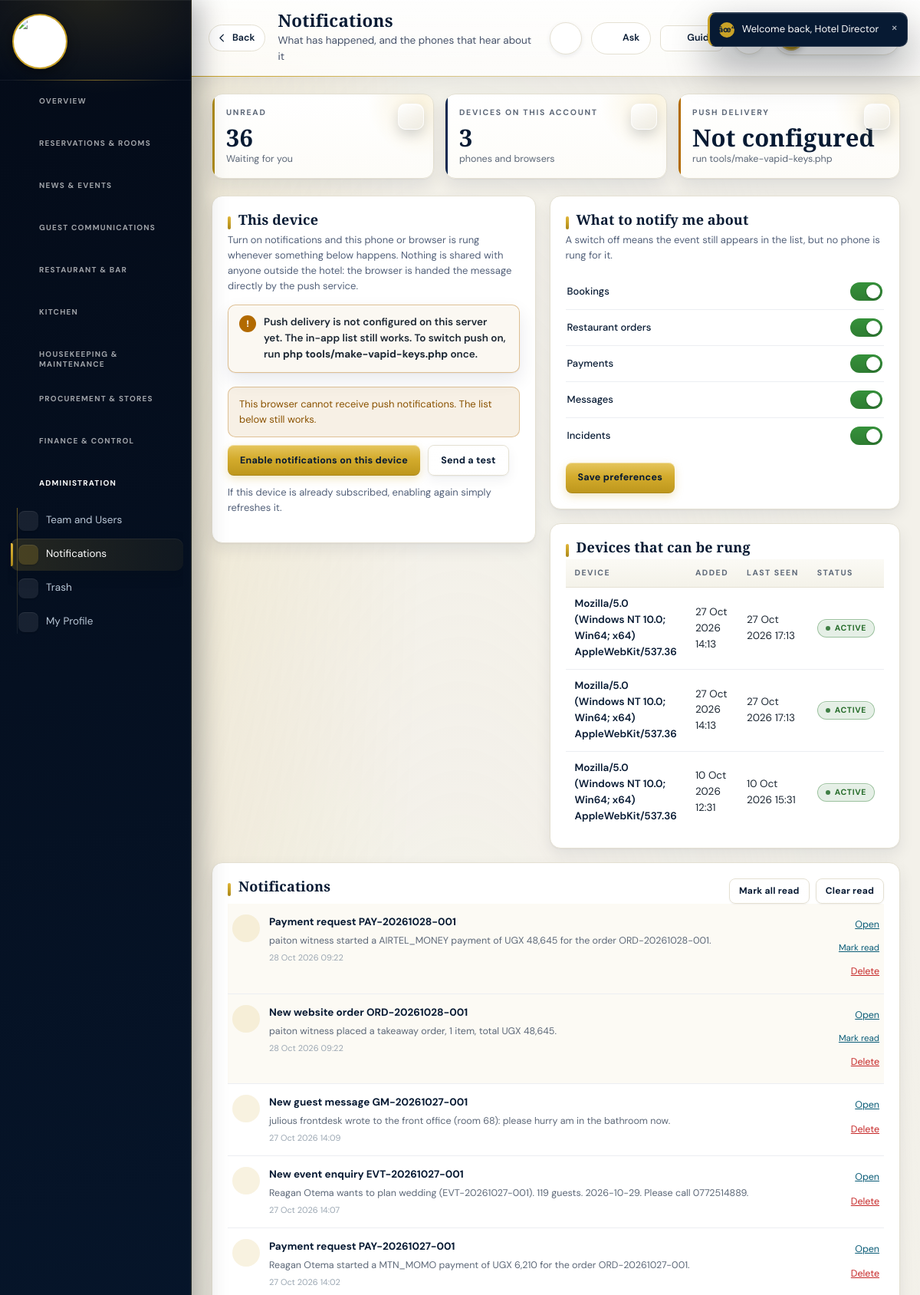
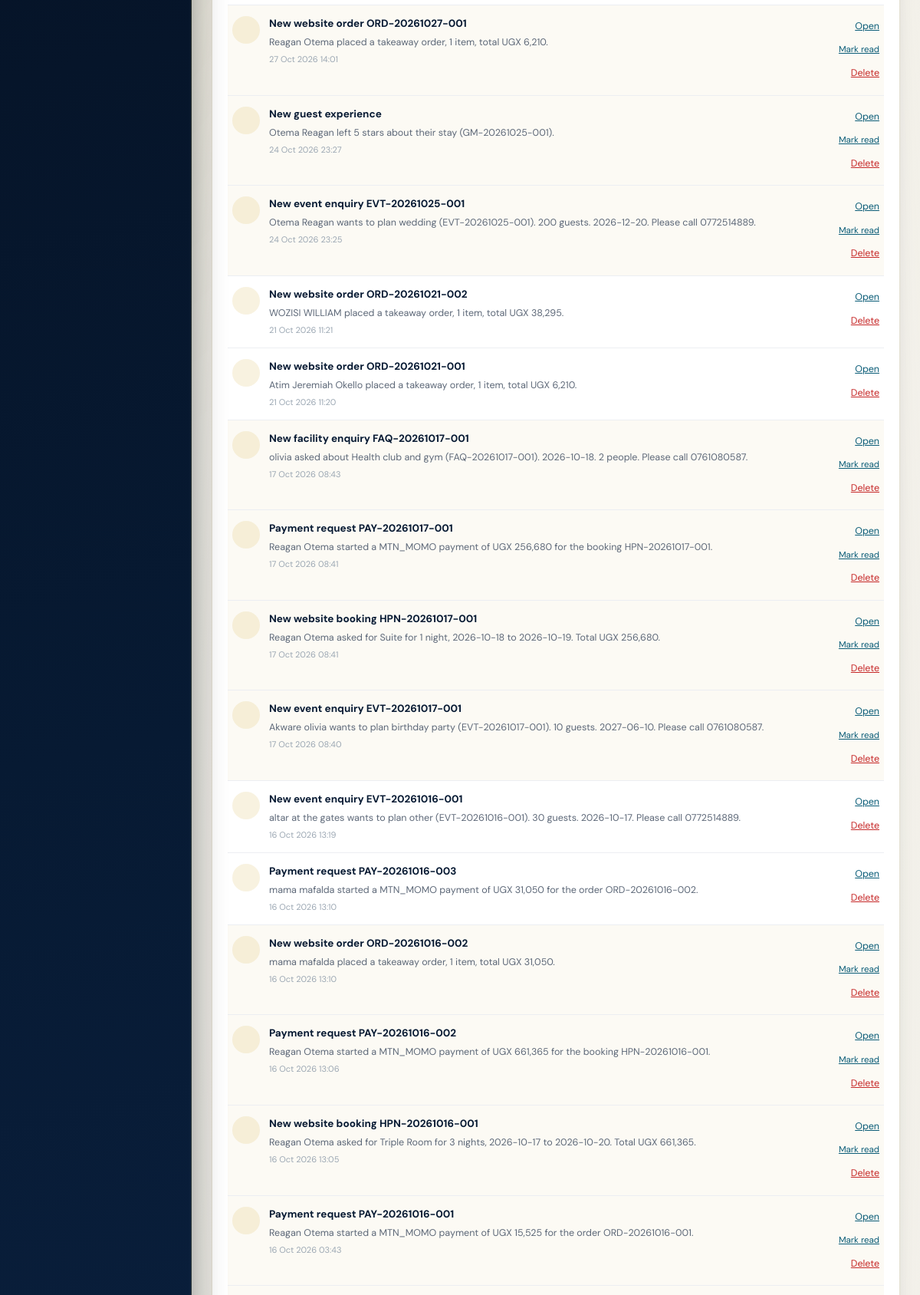
/backend-php/index.php?page=notifications (signed in, upper part), run on the app's committed database (2 pictures, top to bottom).
### tables this page shows
CREATE TABLE `notification_devices` (
  `id` bigint(20) UNSIGNED NOT NULL,
  `user_id` bigint(20) UNSIGNED NOT NULL,
  `platform` enum('web','android','ios','other') NOT NULL,
  `push_token` varchar(500) NOT NULL,
  `p256dh` varchar(255) DEFAULT NULL,
  `auth` varchar(255) DEFAULT NULL,
  `active` tinyint(1) DEFAULT 1,
  `user_agent` varchar(255) DEFAULT NULL,
  `last_seen_at` datetime DEFAULT NULL,
  `created_at` timestamp NOT NULL DEFAULT current_timestamp()
);

CREATE TABLE `notifications` (
  `id` bigint(20) UNSIGNED NOT NULL,
  `user_id` bigint(20) UNSIGNED NOT NULL,
  `type` varchar(100) NOT NULL,
  `title` varchar(190) NOT NULL,
  `body` text NOT NULL,
  `data` longtext DEFAULT NULL CHECK (json_valid(`data`)),
  `read_at` datetime DEFAULT NULL,
  `created_at` timestamp NULL DEFAULT current_timestamp()
);

### backend-php/modules/notifications.php (the view, shortened to what the rows shown need)
<?php
require_once __DIR__.'/../app/notify.php';
$u=current_user();
$uid=(int)($u['id']??0);
$installed=notify_ready();
$items=$installed?notify_list($uid,40):[];
$devices=$installed?notify_devices($uid):[];
page_head('Notifications','notifications','What has happened, and the phones that hear about it');
echo '<div class="twoCol">';
echo '<div class="panel"><h2>This device</h2>';
echo '</div>';
echo '<div>';
 echo '<div class="panel"><h2>What to notify me about</h2>';
 echo '<form method="post" action="'.BASE.'/index.php?page=notifications&act=prefs">'.csrf_field();
 echo '</form></div>';
 echo '<div class="panel"><h2>Devices that can be rung</h2>';
 if($devices===[]){
  empty_state('No devices yet','Enable notifications on a phone and it will appear here.');
 }else{
  echo '<div class="tableScroll"><table class="tbl"><thead><tr><th>Device</th><th>Added</th><th>Last seen</th><th>Status</th></tr></thead><tbody>';
  foreach($devices as $d){
   $active=(int)$d['active']===1;
   echo '<tr><td>'.e(substr((string)($d['user_agent']??''),0,60)?:'Web browser').'</td>';
   echo '<td>'.e(fmtdt($d['created_at'])).'</td>';
   echo '<td>'.e(fmtdt($d['last_seen_at'])).'</td>';
   echo '<td>'.($active?badge('active','ok'):badge('off','grey')).'</td></tr>';
  }
  echo '</tbody></table></div>';
 }
 echo '</div>';
echo '</div>';
echo '</div>';
echo '<div class="panel"><div class="panelHead"><h2>Notifications</h2>';
echo '<div class="bar">';
echo '</div></div>';
if($items===[]){
 empty_state('Nothing yet','Bookings, orders and payments raised on the website will show up here.');
}else{
 echo '<ul class="notifyList" id="notifyList">';
 foreach($items as $n){
  $isRead=$n['read_at']!==null;
  echo '<li class="'.($isRead?'':'unread').'" data-id="'.(int)$n['id'].'"'
   .' data-type="'.e($n['type']).'" data-title="'.e($n['title']).'"'
   .' data-body="'.e($n['body']).'" data-when="'.e(fmtdt($n['created_at'])).'">';
  echo '<span class="nIco">'.svg_icon($n['type']==='payment'?'coins':($n['type']==='order'?'pot':($n['type']==='booking'?'calendar':'bell'))).'</span>';
  echo '<div class="nBody nOpenWrap" role="button" tabindex="0" aria-label="Open notification"><b>'.e($n['title']).'</b><p>'.e($n['body']).'</p><small>'.e(fmtdt($n['created_at'])).'</small></div>';
  echo '<div class="nActions">';
  echo '<button type="button" class="nOpen linkish" data-id="'.(int)$n['id'].'">Open</button>';
  if(!$isRead) echo '<button type="button" class="nRead linkish" data-id="'.(int)$n['id'].'">Mark read</button>';
  echo '<button type="button" class="nDel linkish danger" data-id="'.(int)$n['id'].'">Delete</button>';
  echo '</div>';
  echo '</li>';
 }
 echo '</ul>';
}
echo '</div>';
page_foot();

### backend-php/app/layout.php (shortened to what the rows shown need)
<?php
require_once __DIR__.'/notify.php';
function nav_groups(): array{
  return [
   ['label'=>'Overview','items'=>[
     'dashboard'=>'Dashboard','overview'=>'CEO / Director','integrity'=>'Integrity & Control']],
   ['label'=>'Reservations & Rooms','items'=>[
     'reservations'=>'Reservations','rooms'=>'Rooms','guests'=>'Guests']],
   ['label'=>'News & Events','items'=>[
     'news'=>'News & Careers','events'=>'Events & Enquiries']],
   ['label'=>'Guest Communications','items'=>[
     'messages'=>'Guest Messages','testimonials'=>'Guest Experiences']],
   ['label'=>'Restaurant & Bar','items'=>[
     'restaurant'=>'Restaurant Dashboard','bar'=>'Bar Dashboard','pos'=>'POS and Orders','fnb'=>'Food and Beverage']],
   ['label'=>'Kitchen','items'=>[
     'kitchen'=>'Kitchen']],
   ['label'=>'Housekeeping & Maintenance','items'=>[
     'shifts'=>'Shifts']],
   ['label'=>'Procurement & Stores','items'=>[
     'inventory'=>'Inventory','suppliers'=>'Suppliers','purchases'=>'Purchases']],
['label'=>'Finance & Control','items'=>[
      'cashier'=>'Cashier Workspace','accountant'=>'Accountant Workspace','auditor'=>'Auditor Workspace','finance'=>'Finance','invoices'=>'Invoices','expenses'=>'Expenses','approvals'=>'Approvals','reports'=>'Reports','audit'=>'Audit Trail']],
   ['label'=>'Administration','items'=>[
     'users'=>'Team and Users','notifications'=>'Notifications','trash'=>'Trash','profile'=>'My Profile']],
  ];
}
function nav_group_icon(string $label): string{
  $map=['overview'=>'grid','reservation'=>'calendar','news'=>'event','restaurant'=>'fork',
    'kitchen'=>'pot','housekeep'=>'bed','procurement'=>'bag','finance'=>'coins','administration'=>'user',
    'guest comm'=>'globe'];
  $l=strtolower($label);
  foreach($map as $re=>$ico){ if(strpos($l,$re)!==false) return $ico; }
  return 'grid';
}
function svg_icon(string $name): string{
 $d=$p[$name]??$p['grid'];
 return '<svg viewBox="0 0 24 24" aria-hidden="true">'.$d.'</svg>';
}
function page_head(string $title,string $active='dashboard',string $sub=''): void{
 $roleKey=roles_of()[0]??'';
 echo '<!doctype html><html lang="en"><head><meta charset="utf-8"><meta name="viewport" content="width=device-width,initial-scale=1,viewport-fit=cover">';
 echo '<link rel="stylesheet" href="'.BASE.'/assets/admin.css">';
 echo '</head><body data-page="'.e($active).'" data-role="'.e($roleKey).'"><div class="app">';
  foreach(nav_groups() as $group){
   echo '<span class="gIco">'.svg_icon(nav_group_icon($group['label'])).'</span>';
  }
 echo '<div class="main" id="mainContent"><div class="ambient" aria-hidden="true"></div><header class="top">';
 echo '<div class="topTitles"><h1 class="pageTitle">'.e($title).'</h1>'.($sub?'<p class="pageSub">'.e($sub).'</p>':'').'</div>';
 echo '<div class="topRight">';
 echo '<div class="profMenu" id="profMenu" hidden>';
 echo '</div></div></header>';
 echo '<div class="content">';
}
function page_foot(): void{
 echo '</div></div>';
 echo '</div>';
 echo '</body></html>';
}

### backend-php/app/bootstrap.php (shortened to what the rows shown need)
<?php
if(!function_exists('hp_config')){
 function hp_config(): array{
  $file=__DIR__.'/../config.php';
  if(!is_readable($file)) return $cfg=[];
  $got=include $file;
  return $cfg=is_array($got)?$got:[];
 }
}
function db_config(): array{
 $fromFile=hp_config();
 $fromConfig=function(string $path) use($fromFile){
  $node=$fromFile;
  foreach(explode('.',$path) as $step){
   if(!is_array($node)||!array_key_exists($step,$node)) return null;
   $node=$node[$step];
  }
  return $node;
 };
 $pick=function(string $path,string $env,string $fallback) use($fromConfig): string{
  $v=getenv($env);
  if(is_string($v)&&$v!=='') return $v;
  $v=$fromConfig($path);
  if(is_string($v)&&$v!=='') return $v;
  return $fallback;
 };
 $host=$pick('db.host','HP_DB_HOST','127.0.0.1');
 $port=$pick('db.port','HP_DB_PORT','');
 return $cfg=[
  'dsn'=>'mysql:host='.$host.($port!==''?';port='.$port:'').';charset=utf8mb4',
  'host'=>$host,'port'=>$port,
  'name'=>$pick('db.name','HP_DB_NAME','hotelpardise_system'),
  'user'=>$pick('db.user','HP_DB_USER','hotelpardise_system'),
  'pass'=>$pick('db.pass','HP_DB_PASS',''),
  'web'=>[
   'name'=>$pick('web_db.name','HP_WEB_DB_NAME','hotelpardise_website'),
   'user'=>$pick('web_db.user','HP_WEB_DB_USER','hotelpardise_website'),
   'pass'=>$pick('web_db.pass','HP_WEB_DB_PASS',''),
  ],
 ];
}
function db_connect(string $dsn,string $dbName,string $user,string $pass): PDO{
  try{
   return new PDO($dsn.';dbname='.$dbName,$user,$pass,[
    PDO::ATTR_ERRMODE=>PDO::ERRMODE_EXCEPTION,
    PDO::ATTR_DEFAULT_FETCH_MODE=>PDO::FETCH_ASSOC
   ]);
  }catch(PDOException $e){
   $reason=db_failure_reason($e,$dbName,$user);
   error_log('[hotel db] cannot open '.$dbName.' as '.$user.'@'.db_config()['host']
    .' [SQLSTATE '.$e->getCode().']: '.$reason);
   throw new RuntimeException($reason,0);
  }
}
function db(): PDO{
  static $pdo=null;
  if($pdo===null){
   $c=db_config();
   try{
    $pdo=db_connect($c['dsn'],$c['name'],$c['user'],$c['pass']);
   }catch(RuntimeException $e){
    db_setup_page($e->getMessage());
   }
  }
  return $pdo;
}
function q(string $sql,array $p=[]){ $st=db()->prepare($sql); $st->execute($p); return $st; }
function rows(string $sql,array $p=[]){ return q($sql,$p)->fetchAll(); }
function hp_table_exists(string $table): bool{
 try{
  $pattern=str_replace(['\\','_','%'],['\\\\','\\_','\\%'],$table);
  $st=db()->query('SHOW TABLES LIKE '.db()->quote($pattern));
  return (bool)$st->fetchColumn();
 }catch(Throwable $e){ return false; }
}
function e($v=null): string{ return htmlspecialchars((string)$v,ENT_QUOTES,'UTF-8'); }
function fmtdt($d): string{ return $d?date('d M Y H:i',strtotime((string)$d)):''; }
function current_user(): ?array{ return $_SESSION['user']??null; }
function roles_of(): array{ return $_SESSION['roles']??[]; }
function page_allowed(string $page): bool{
 $r=roles_of();
 $map=page_caps();
 $allowed=$map[$page];
 if($allowed===[]) return true;
 return (bool)array_intersect($r,$allowed);
}
function badge(string $text,string $tone='grey'): string{
 static $tones=['ok'=>1,'warn'=>1,'bad'=>1,'gold'=>1,'navy'=>1,'blue'=>1,'grey'=>1];
 $t=isset($tones[$tone])?$tone:'grey';
 return '<span class="badge '.e($t).'">'.e($text).'</span>';
}

### data on the page
notification_devices: user_agent "Mozilla/5.0 (Windows NT 10.0; Win64; x64) AppleWebKit/537.36", created_at "27 Oct 2026 14:13", last_seen_at "27 Oct 2026 17:13"
notification_devices: user_agent "Mozilla/5.0 (Windows NT 10.0; Win64; x64) AppleWebKit/537.36", created_at "27 Oct 2026 14:13", last_seen_at "27 Oct 2026 17:13"
notification_devices: user_agent "Mozilla/5.0 (Windows NT 10.0; Win64; x64) AppleWebKit/537.36", created_at "10 Oct 2026 12:31", last_seen_at "10 Oct 2026 15:31"
notifications: title "Payment request PAY-20261028-001", body "paiton witness started a AIRTEL_MONEY payment of UGX 48,645 for the order ORD-20261028-001.", created_at "28 Oct 2026 09:22"
notifications: title "New website order ORD-20261028-001", body "paiton witness placed a takeaway order, 1 item, total UGX 48,645.", created_at "28 Oct 2026 09:22"
notifications: title "New guest message GM-20261027-001", body "julious frontdesk wrote to the front office (room 68): please hurry am in the bathroom now.", created_at "27 Oct 2026 14:09"
notifications: title "New event enquiry EVT-20261027-001", body "Reagan Otema wants to plan wedding (EVT-20261027-001). 119 guests. 2026-10-29. Please call 0772514889.", created_at "27 Oct 2026 14:07"
notifications: title "Payment request PAY-20261027-001", body "Reagan Otema started a MTN_MOMO payment of UGX 6,210 for the order ORD-20261027-001.", created_at "27 Oct 2026 14:02"
notifications: title "New website order ORD-20261027-001", body "Reagan Otema placed a takeaway order, 1 item, total UGX 6,210.", created_at "27 Oct 2026 14:01"
notifications: title "New guest experience", body "Otema Reagan left 5 stars about their stay (GM-20261025-001).", created_at "24 Oct 2026 23:27"
notifications: title "New event enquiry EVT-20261025-001", body "Otema Reagan wants to plan wedding (EVT-20261025-001). 200 guests. 2026-12-20. Please call 0772514889.", created_at "24 Oct 2026 23:25"
notifications: title "New website order ORD-20261021-002", body "WOZISI WILLIAM placed a takeaway order, 1 item, total UGX 38,295.", created_at "21 Oct 2026 11:21"
notifications: title "New website order ORD-20261021-001", body "Atim Jeremiah Okello placed a takeaway order, 1 item, total UGX 6,210.", created_at "21 Oct 2026 11:20"
notifications: title "New facility enquiry FAQ-20261017-001", body "olivia asked about Health club and gym (FAQ-20261017-001). 2026-10-18. 2 people. Please call 0761080587.", created_at "17 Oct 2026 08:43"
notifications: title "Payment request PAY-20261017-001", body "Reagan Otema started a MTN_MOMO payment of UGX 256,680 for the booking HPN-20261017-001.", created_at "17 Oct 2026 08:41"
notifications: title "New website booking HPN-20261017-001", body "Reagan Otema asked for Suite for 1 night, 2026-10-18 to 2026-10-19. Total UGX 256,680.", created_at "17 Oct 2026 08:41"
notifications: title "New event enquiry EVT-20261017-001", body "Akware olivia wants to plan birthday party (EVT-20261017-001). 10 guests. 2027-06-10. Please call 0761080587.", created_at "17 Oct 2026 08:40"
notifications: title "New event enquiry EVT-20261016-001", body "altar at the gates wants to plan other (EVT-20261016-001). 30 guests. 2026-10-17. Please call 0772514889.", created_at "16 Oct 2026 13:19"
notifications: title "Payment request PAY-20261016-003", body "mama mafalda started a MTN_MOMO payment of UGX 31,050 for the order ORD-20261016-002.", created_at "16 Oct 2026 13:10"
notifications: title "New website order ORD-20261016-002", body "mama mafalda placed a takeaway order, 1 item, total UGX 31,050.", created_at "16 Oct 2026 13:10"
notifications: title "Payment request PAY-20261016-002", body "Reagan Otema started a MTN_MOMO payment of UGX 661,365 for the booking HPN-20261016-001.", created_at "16 Oct 2026 13:06"
notifications: title "New website booking HPN-20261016-001", body "Reagan Otema asked for Triple Room for 3 nights, 2026-10-17 to 2026-10-20. Total UGX 661,365.", created_at "16 Oct 2026 13:05"
notifications: title "Payment request PAY-20261016-001", body "Reagan Otema started a MTN_MOMO payment of UGX 15,525 for the order ORD-20261016-001.", created_at "16 Oct 2026 03:43"

### other printed values
$group['label'] "OVERVIEW"
$group['label'] "RESERVATIONS & ROOMS"
$group['label'] "NEWS & EVENTS"
$group['label'] "GUEST COMMUNICATIONS"
$group['label'] "RESTAURANT & BAR"
$group['label'] "KITCHEN"
$group['label'] "HOUSEKEEPING & MAINTENANCE"
$group['label'] "PROCUREMENT & STORES"
$group['label'] "FINANCE & CONTROL"
$group['label'] "ADMINISTRATION"
$label "Team and Users"
$label "Notifications"
$label "Trash"
$label "My Profile"
$title "Notifications"
